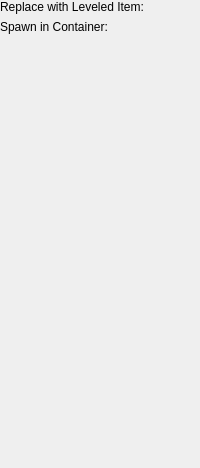
     <widget class="QWidget" name="pageItem">
      <layout class="QGridLayout" name="gridLayout_21">
       <property name="leftMargin">
        <number>0</number>
       </property>
       <property name="topMargin">
        <number>0</number>
       </property>
       <property name="rightMargin">
        <number>0</number>
       </property>
       <property name="bottomMargin">
        <number>0</number>
       </property>
       <item row="2" column="0">
        <spacer name="verticalSpacer_8">
         <property name="orientation">
          <enum>Qt::Vertical</enum>
         </property>
         <property name="sizeHint" stdset="0">
          <size>
           <width>20</width>
           <height>434</height>
          </size>
         </property>
        </spacer>
       </item>
       <item row="0" column="1">
        <widget class="DKFormPicker" name="xLeveledItemBase">
         <property name="whatsThis">
          <string>&lt;p&gt;Leveled Item forms aren't base forms, and can't be placed directly in the game world. The necessary approach is to place an ordinary item, and then use this option so that the ref spawns as the desired leveled item instead of as its actual base form. Bethesda has created a bunch of &quot;dummy&quot; forms, e.g. &lt;code&gt;DummyPotion&lt;/code&gt;, for use as the base forms of leveled item spawn points.&lt;/p&gt;</string>
         </property>
        </widget>
       </item>
       <item row="0" column="0">
        <widget class="QLabel" name="label_32">
         <property name="text">
          <string>Replace with Leveled Item:</string>
         </property>
         <property name="buddy">
          <cstring>xLeveledItemBase</cstring>
         </property>
        </widget>
       </item>
       <item row="1" column="0">
        <widget class="QLabel" name="label_33">
         <property name="text">
          <string>Spawn in Container:</string>
         </property>
         <property name="buddy">
          <cstring>xSpawnContainer</cstring>
         </property>
        </widget>
       </item>
       <item row="1" column="1">
        <widget class="DKCompactObjectReferencePicker" name="xSpawnContainer">
         <property name="whatsThis">
          <string>&lt;p&gt;If you set a container here, then this ref will be moved into the container when spawned.&lt;/p&gt;
&lt;p&gt;This is useful for adding bespoke items to a specific container ref without having to define a new Container base form. For example, in the base game, a traumatized war veteran named Salvanius lives in the Riften Ratway, and he stores his Imperial Cuirass and Imperial Gauntlets in a nearby chest. The chest itself uses a typical container base form with leveled loot; these two pieces of Salvanius's old armor are refs placed out of bounds, set to use that chest as their Spawn Container. This avoids the need to create an entire new Container base form just to spawn Salvanius's armor.&lt;/p&gt;</string>
         </property>
        </widget>
       </item>
      </layout>
     </widget>
